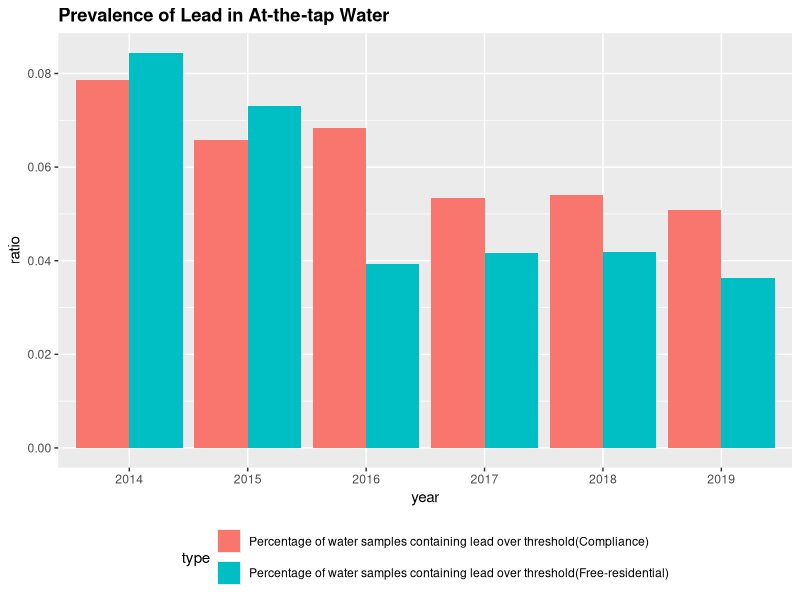
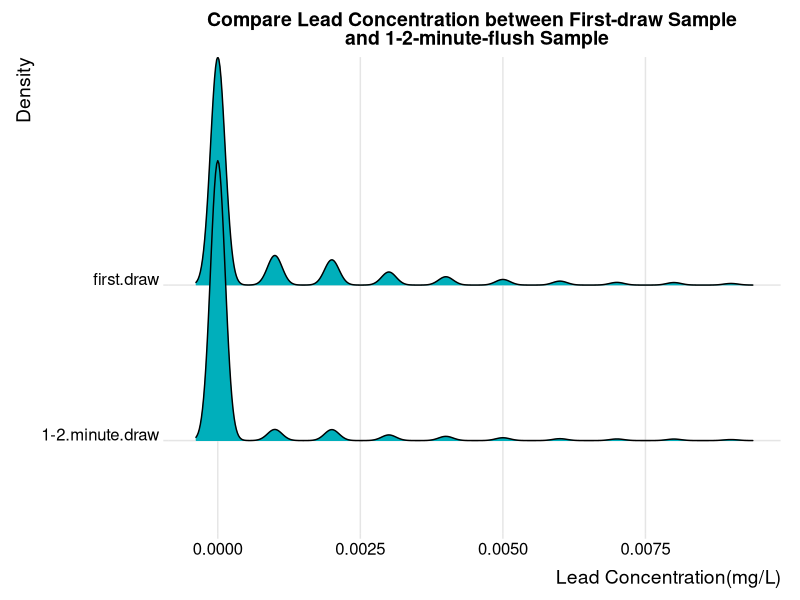
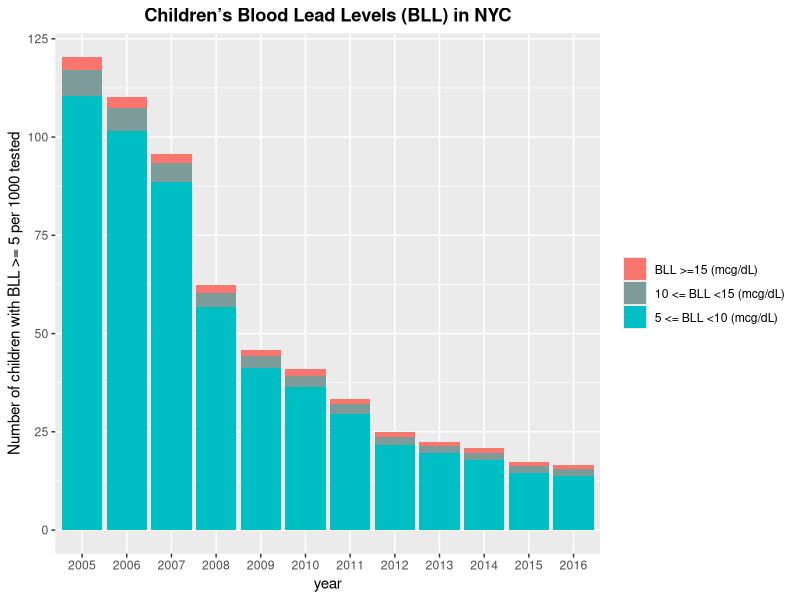
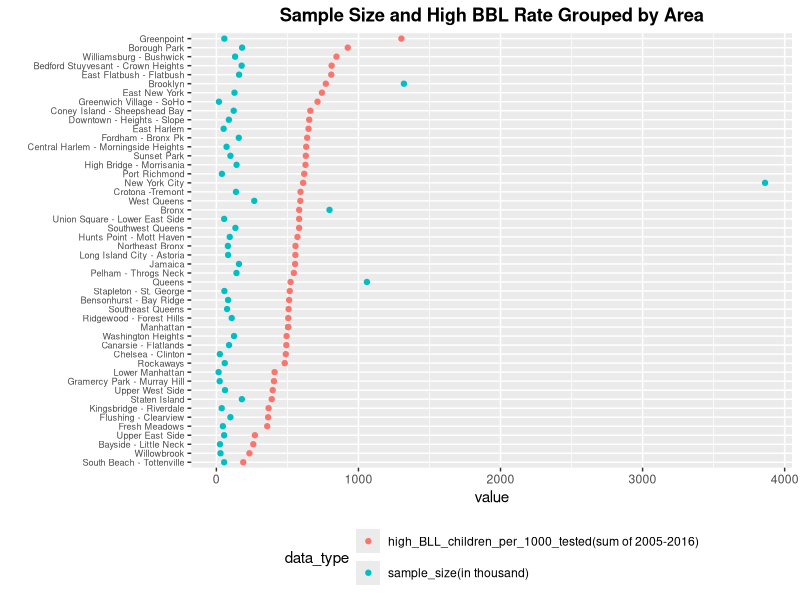

R code for these plots, in order:
## ---- chunk 1
library(tidyverse)
library(dplyr)
library(ggridges)
## ---- chunk 2
free_residential <- read.csv("free_residential.csv")
compliance <- read.csv("compliance.csv")
children_6_yrs <- read.csv("Children_Under_6_yrs_with_Elevated_Blood_Lead_Levels__BLL_.csv")
lead_free <- free_residential %>%
  select(Date.Collected, First.Draw.at.the.tap.Lead.level..mg.l., Lead.1.2.Minute.Flush..mg.L.) %>%
  mutate(year = substr(Date.Collected, 7, 10), over_threshold = (First.Draw.at.the.tap.Lead.level..mg.l. > 0.015 |  Lead.1.2.Minute.Flush..mg.L. > 0.015)) %>%
  select(year, over_threshold) %>%
  group_by(year, over_threshold) %>%
  summarise(count = n()) %>%
  na.omit %>%
  group_by(year) %>%
  mutate(total = sum(count)) %>%
  filter(over_threshold == TRUE) %>%
  mutate(ratio = count / total) %>%
  select(year, ratio) %>%
  mutate(type = "Percentage of water samples containing lead over threshold(Free-residential)")

lead_compliance <- compliance %>%
  select(Date.Collected, First.Draw.at.the.tap.Lead.level..mg.l.) %>%
  mutate(year = substr(Date.Collected, 7, 10), over_threshold = (First.Draw.at.the.tap.Lead.level..mg.l. > 0.015 )) %>%
  select(year, over_threshold) %>%
  group_by(year, over_threshold) %>%
  summarise(count = n()) %>%
  na.omit %>%
  group_by(year) %>%
  mutate(total = sum(count)) %>%
  filter(over_threshold == TRUE) %>%
  mutate(ratio = count / total) %>%
  select(year, ratio) %>%
  mutate(type = "Percentage of water samples containing lead over threshold(Compliance)")

combined <- rbind(lead_free, lead_compliance)
ggplot(data = combined, aes(fill= type, x = year, y=ratio)) +
 geom_bar(stat="identity", position = "dodge") +
 theme(legend.position="bottom") +
 guides(fill = guide_legend(nrow = 2)) +
 ggtitle("Prevalence of Lead in At-the-tap Water") +
 theme(plot.title = element_text(lineheight=.8, face="bold"))
## ---- chunk 3
lead_con <- free_residential %>%
  select( First.Draw.at.the.tap.Lead.level..mg.l., Lead.1.2.Minute.Flush..mg.L.) %>%
  na.omit %>%
  rename(first.draw = First.Draw.at.the.tap.Lead.level..mg.l., "1-2.minute.draw" = Lead.1.2.Minute.Flush..mg.L. ) %>%
  pivot_longer(cols = everything(), names_to = "Density", values_to = "Lead Concentration(mg/L)") %>%
  filter(`Lead Concentration(mg/L)` < 0.01)

ggplot(lead_con, aes(x = `Lead Concentration(mg/L)`, y = Density)) + 
  geom_density_ridges_gradient(fill = "#00AFBB") +
  theme_ridges() +
  ggtitle("Compare Lead Concentration between First-draw Sample \n and 1-2-minute-flush Sample") +
  theme(plot.title = element_text(lineheight=.8, face="bold", hjust = 0.5))
  

## ---- chunk 4
children_bar <- children_6_yrs %>% rename(`5 <= BLL <10 (mcg/dL)` = Children.under.6.years.with.elevated.blood.lead.levels..BLL..Rate..BLL..5.µg.dL.per.1.000.tested, `10 <= BLL <15 (mcg/dL)` = Children.under.6.years.with.elevated.blood.lead.levels..BLL..Rate.BLL..10.µg.dL.per.1.000.tested, `BLL >=15 (mcg/dL)` = Children.under.6.years.with.elevated.blood.lead.levels..BLL..Rate.BLL..15.µg.dL.per.1.000.tested) %>%
  rename(year = time_period) %>%
  mutate(year = as.character(year)) %>%
  filter(geo_type =="Citywide") %>%
  select(year, `5 <= BLL <10 (mcg/dL)`, `10 <= BLL <15 (mcg/dL)`, `BLL >=15 (mcg/dL)`) %>%
  na.omit %>%
  group_by(year) %>% 
  summarise(`5 <= BLL <10 (mcg/dL)` = sum(`5 <= BLL <10 (mcg/dL)`), `10 <= BLL <15 (mcg/dL)` = sum(`10 <= BLL <15 (mcg/dL)`), `BLL >=15 (mcg/dL)` = sum(`BLL >=15 (mcg/dL)`)) %>% 
  mutate(`5 <= BLL <10 (mcg/dL)` = `5 <= BLL <10 (mcg/dL)` - `10 <= BLL <15 (mcg/dL)`, `10 <= BLL <15 (mcg/dL)` = `10 <= BLL <15 (mcg/dL)` - `BLL >=15 (mcg/dL)`) %>%
  pivot_longer(cols = !year, names_to = "range", values_to = "Number of children with BLL >= 5 per 1000 tested")

ggplot(data = children_bar, aes(x = year, y=`Number of children with BLL >= 5 per 1000 tested`, fill = factor(range, levels=c("BLL >=15 (mcg/dL)", "10 <= BLL <15 (mcg/dL)", "5 <= BLL <10 (mcg/dL)")))) +
  geom_bar(stat='identity') +
  theme(legend.title = element_blank()) +
  scale_fill_manual(values = c("#F8766D","#7C9B99", "#00BFC4")) +
  ggtitle("Children’s Blood Lead Levels (BLL) in NYC") +
  theme(plot.title = element_text(lineheight=.8, face="bold", hjust = 0.5))
## ---- chunk 5
children <- children_6_yrs %>%
  rename(`sample_size(in thousand)` = Children.under.6.years.with.elevated.blood.lead.levels..BLL..Number.Tested, `high_BLL_children_per_1000_tested(sum of 2005-2016)` = Children.under.6.years.with.elevated.blood.lead.levels..BLL..Rate..BLL..5.µg.dL.per.1.000.tested) %>%
  select(geo_area_name, `sample_size(in thousand)`, `high_BLL_children_per_1000_tested(sum of 2005-2016)`) %>%
  group_by(geo_area_name) %>%
  summarise(`sample_size(in thousand)` = sum(`sample_size(in thousand)`), `high_BLL_children_per_1000_tested(sum of 2005-2016)` = sum(`high_BLL_children_per_1000_tested(sum of 2005-2016)`))

children$`sample_size(in thousand)` = children$`sample_size(in thousand)` / 1000
children <- children %>% pivot_longer(col = !geo_area_name, names_to = "data_type", values_to = "value")
ggplot(children, aes(value, fct_reorder2(`geo_area_name`, `data_type`=="high_BLL_children_per_1000_tested(sum of 2005-2016)", value, .desc = FALSE), color = data_type)) +
  geom_point() + 
  ggtitle("Sample Size and High BBL Rate Grouped by Area") + 
  theme(legend.position="bottom") +
  theme(axis.text.y = element_text(size = rel(.75))) +
  ylab("") +
  theme(plot.title = element_text(lineheight=.8, face="bold", hjust = 0.5)) + 
  guides(color = guide_legend(nrow = 2))

